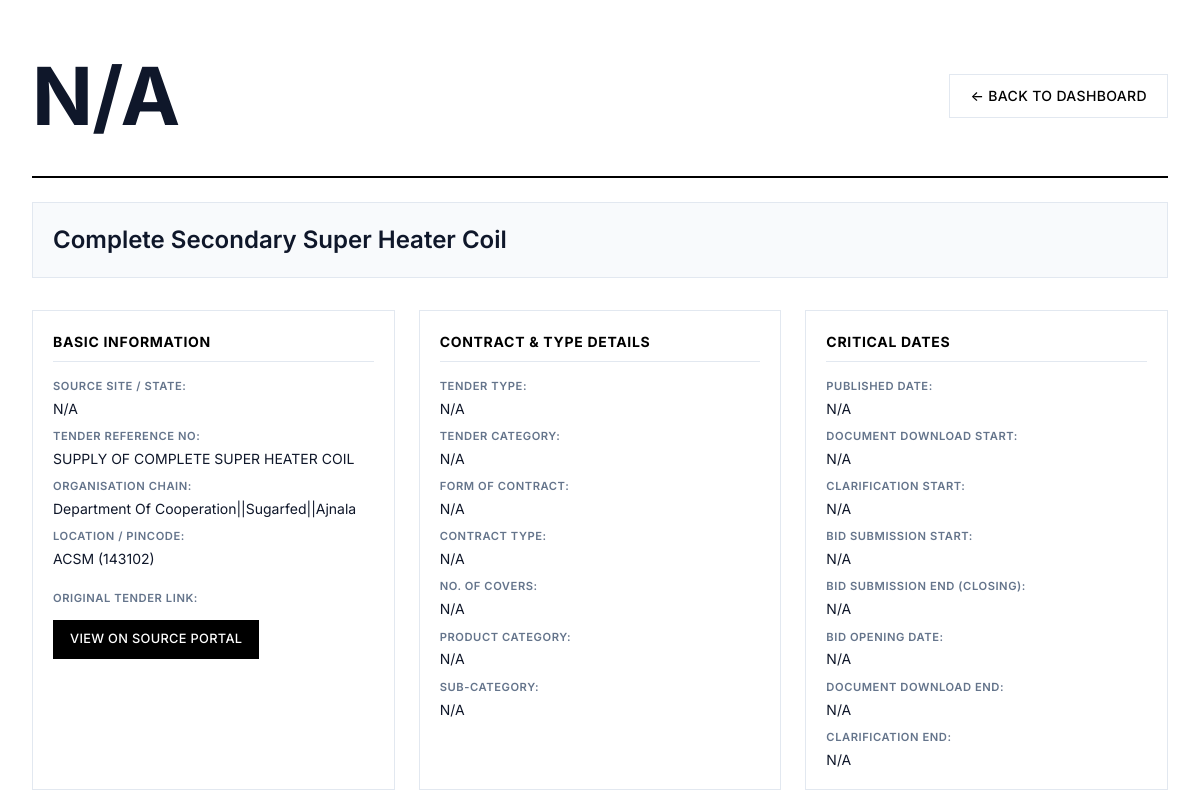
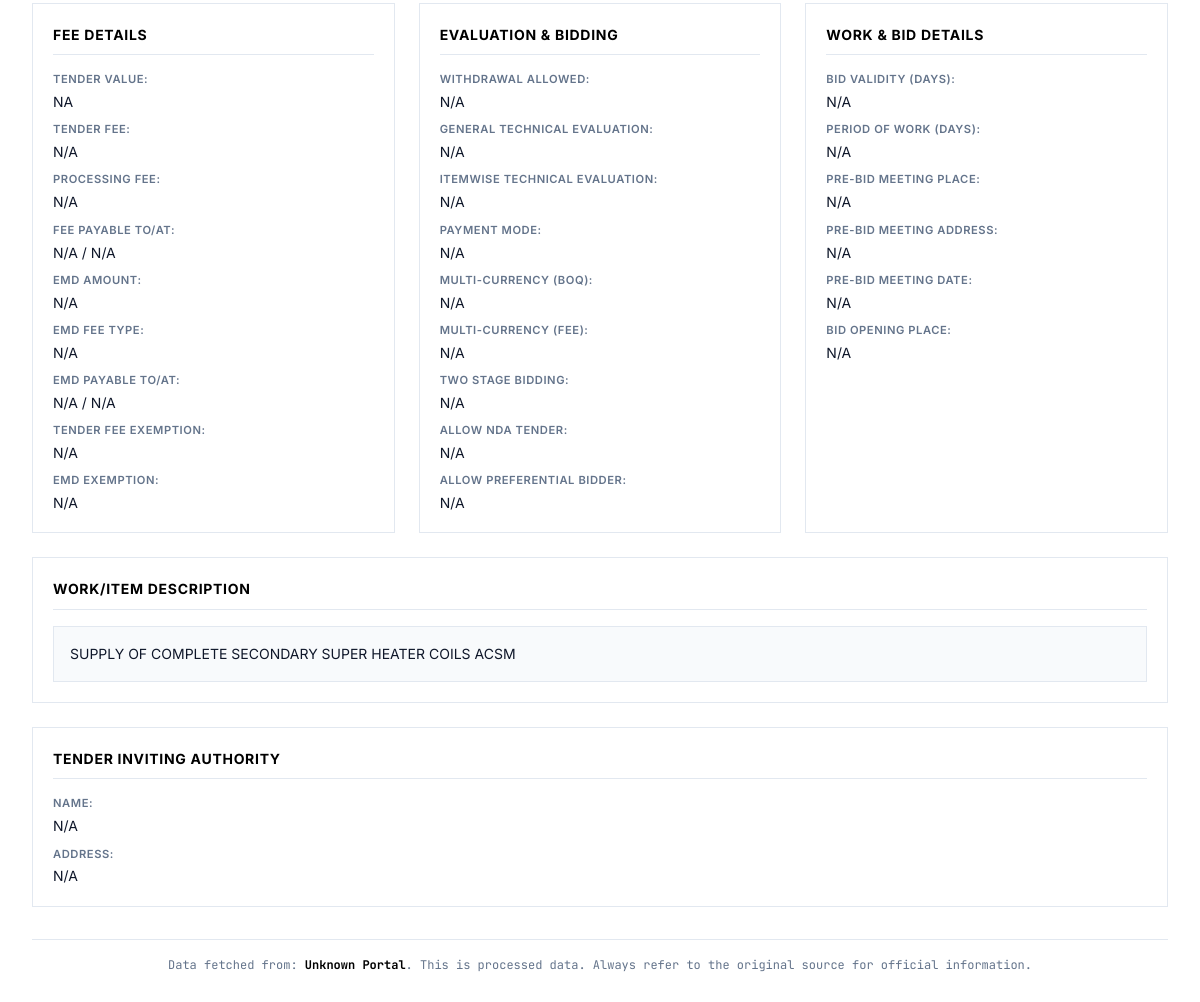
Page /tender/54 on the earlier database version (2 pictures, top to bottom).
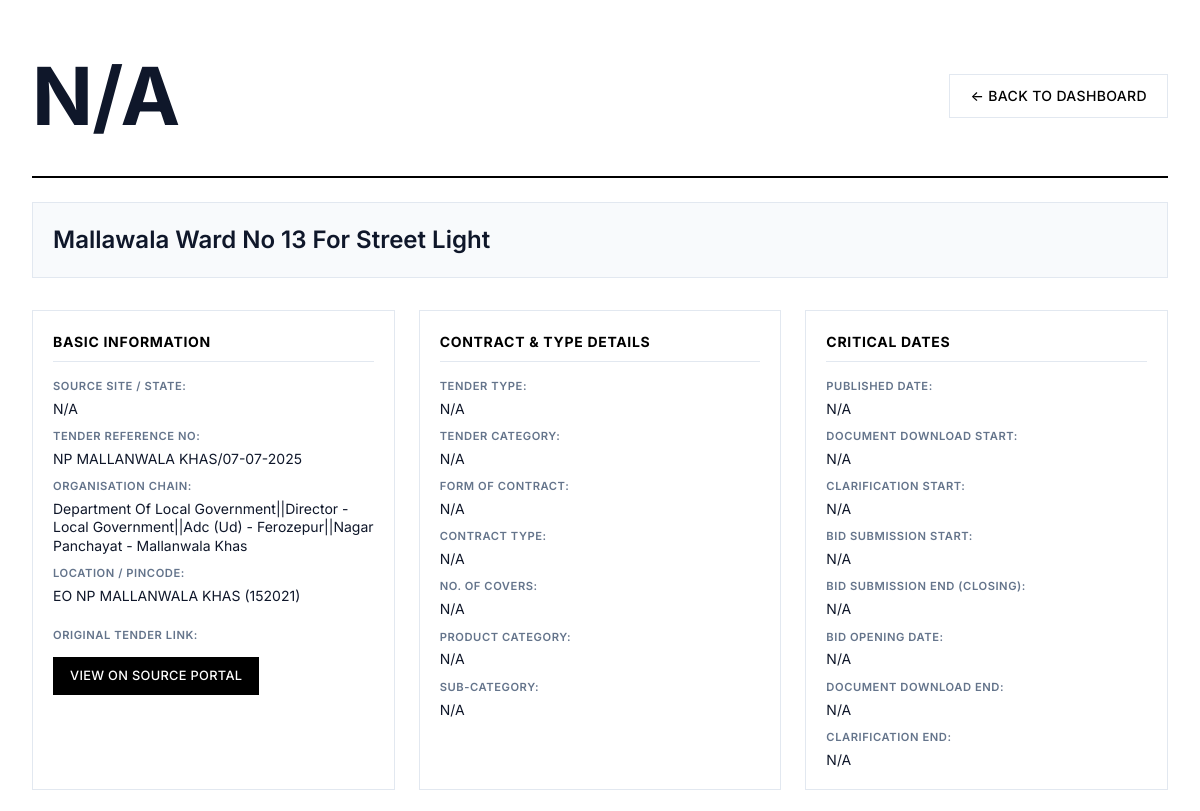
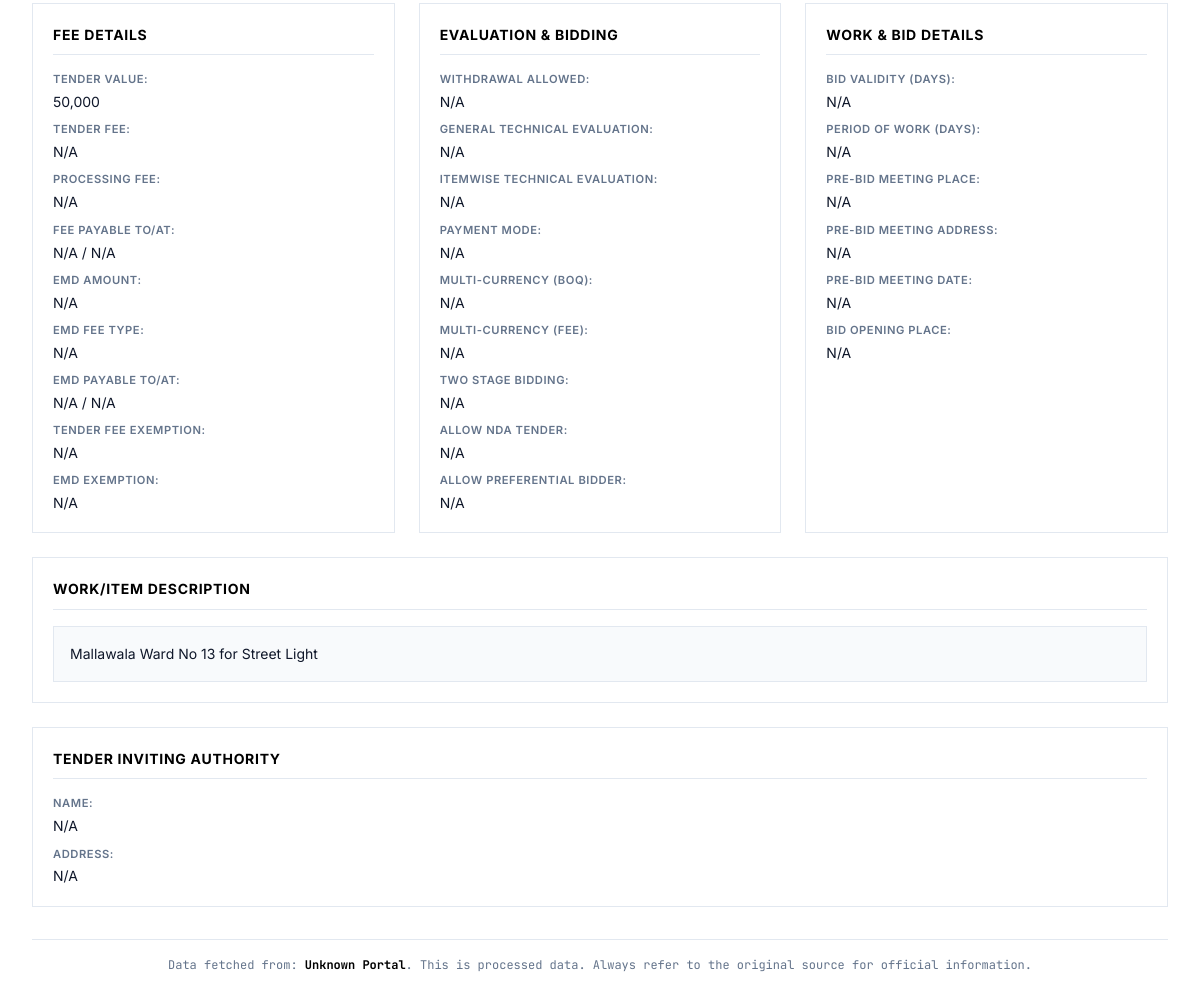
Same page on the later database version (2 pictures, top to bottom).
### database.py (models this page shows, shortened)
class Tender(Base):
    __tablename__ = "tenders"
    id = Column(Integer, primary_key=True, index=True)
    tender_id = Column(String, unique=True, index=True, nullable=False)
    source_site = Column(String, index=True, nullable=False)
    tender_title = Column(Text)
    organisation_chain = Column(Text)
    tender_value_numeric = Column(Float, nullable=True)
    emd_amount_numeric = Column(Float, nullable=True)
    published_date = Column(DateTime, nullable=True)
    closing_date = Column(DateTime, nullable=True)
    opening_date = Column(DateTime, nullable=True)
    location = Column(String, nullable=True)
    pincode = Column(String, nullable=True)
    status = Column(String, default="Live", index=True) # e.g., "Live", "Result Announced", "Cancelled"
    full_details_json = Column(JSON, nullable=True)
    created_at = Column(DateTime(timezone=True), server_default=func.now())
    updated_at = Column(DateTime(timezone=True), onupdate=func.now())
    result = relationship("TenderResult", back_populates="tender", uselist=False, cascade="all, delete-orphan")
    bids = relationship("TenderBid", back_populates="tender", cascade="all, delete-orphan")

### dashboard.py (the view)
@app.get("/tender/{tender_pk_id}", name="view_tender_detail", response_class=HTMLResponse)
async def view_tender_detail(request: Request, tender_pk_id: int, db: Session = Depends(get_db)):
    if not templates: raise HTTPException(503, "Template engine error")
    tender = db.query(Tender).filter(Tender.id == tender_pk_id).first()
    if not tender: raise HTTPException(404, "Tender not found in database.")
    return templates.TemplateResponse("tender_detail.html", {"request": request, "tender": tender.full_details_json or {}})

### templates/tender_detail.html (shortened to what this page needs)
<!DOCTYPE html>
<html lang="en">
<head>
</head>
<body>
    <div class="page-wrapper">
        <div class="container">
            <div class="page-header">
                <h1>{{ tender.get('primary_tender_id', 'N/A') }}</h1>
                <a href="{{ url_for('homepage') }}" class="btn btn-secondary">← Back to Dashboard</a>
            </div>
            <div class="tender-main-title">
                {% if tender.get('work_title') and tender.get('work_title') != 'N/A' %}
                    {{ tender.get('work_title') | neat_format }}
                {% elif tender.get('primary_title') and tender.get('primary_title') != 'N/A' %}
                     {{ tender.get('primary_title') | neat_format }}
                {% else %}
                    <span class="na-text">Title Not Available</span>
                {% endif %}
            </div>
            <div class="details-grid">
                <div class="detail-section">
                    <h3>Basic Information</h3>
                    <div class="detail-field"><strong>Source Site / State:</strong> <span class="value-text">{{ tender.get('source_site_key', 'N/A') }}</span></div>
                    <div class="detail-field"><strong>Tender Reference No:</strong> <span class="value-text">{{ tender.get('tender_reference_number', 'N/A') }}</span></div>
                    <div class="detail-field"><strong>Organisation Chain:</strong> <span class="value-text">{{ tender.get('organisation_chain', tender.get('list_page_org_chain', 'N/A')) | neat_format }}</span></div>
                    <div class="detail-field"><strong>Location / Pincode:</strong> <span class="value-text">{{ tender.get('location', 'N/A') }}{% if tender.get('pincode') and tender.get('pincode') != 'N/A' %} ({{ tender.pincode }}){% endif %}</span></div>
                    {% if tender.get('detail_page_link') and tender.get('detail_page_link') != 'N/A' %}
                    <div class="detail-field" style="margin-top: 12px;">
                        <strong>Original Tender Link:</strong>
                        <a href="{{ tender.detail_page_link }}" target="_blank" rel="noopener noreferrer" class="btn btn-link-style">
                            View on Source Portal
                        </a>
                    </div>
                    {% endif %}
                </div>
                <div class="detail-section">
                    <h3>Contract & Type Details</h3>
                    <div class="detail-field"><strong>Tender Type:</strong> <span class="value-text">{{ tender.get('tender_type', 'N/A') }}</span></div>
                    <div class="detail-field"><strong>Tender Category:</strong> <span class="value-text">{{ tender.get('tender_category', 'N/A') }}</span></div>
                    <div class="detail-field"><strong>Form of Contract:</strong> <span class="value-text">{{ tender.get('form_of_contract', 'N/A') }}</span></div>
                    <div class="detail-field"><strong>Contract Type:</strong> <span class="value-text">{{ tender.get('contract_type', 'N/A') }}</span></div>
                    <div class="detail-field"><strong>No. of Covers:</strong> <span class="value-text">{{ tender.get('no_of_covers', 'N/A') }}</span></div>
                    <div class="detail-field"><strong>Product Category:</strong> <span class="value-text">{{ tender.get('product_category', 'N/A') | neat_format }}</span></div>
                    <div class="detail-field"><strong>Sub-Category:</strong> <span class="value-text">{{ tender.get('sub_category', 'N/A') | neat_format }}</span></div>
                </div>
                <div class="detail-section">
                    <h3>Critical Dates</h3>
                    <div class="detail-field"><strong>Published Date:</strong> <span class="value-text">{{ tender.get('primary_published_date', 'N/A') }}</span></div>
                    <div class="detail-field"><strong>Document Download Start:</strong> <span class="value-text">{{ tender.get('doc_download_start_date', 'N/A') }}</span></div>
                    <div class="detail-field"><strong>Clarification Start:</strong> <span class="value-text">{{ tender.get('clarification_start_date', 'N/A') }}</span></div>
                    <div class="detail-field"><strong>Bid Submission Start:</strong> <span class="value-text">{{ tender.get('bid_submission_start_date', 'N/A') }}</span></div>
                    <div class="detail-field"><strong>Bid Submission End (Closing):</strong> <span class="value-text">{{ tender.get('primary_closing_date', 'N/A') }}</span></div>
                    <div class="detail-field"><strong>Bid Opening Date:</strong> <span class="value-text">{{ tender.get('primary_opening_date', 'N/A') }}</span></div>
                    <div class="detail-field"><strong>Document Download End:</strong> <span class="value-text">{{ tender.get('doc_download_end_date', 'N/A') }}</span></div>
                    <div class="detail-field"><strong>Clarification End:</strong> <span class="value-text">{{ tender.get('clarification_end_date', 'N/A') }}</span></div>
                </div>
                <div class="detail-section">
                    <h3>Fee Details</h3>
                    <div class="detail-field"><strong>Tender Value:</strong> <span class="value-text">{{ tender.get('tender_value', 'N/A') }}</span></div>
                    <div class="detail-field"><strong>Tender Fee:</strong> <span class="value-text">{{ tender.get('tender_fee', 'N/A') }}</span></div>
                    <div class="detail-field"><strong>Processing Fee:</strong> <span class="value-text">{{ tender.get('processing_fee', 'N/A') }}</span></div>
                    <div class="detail-field"><strong>Fee Payable To/At:</strong> <span class="value-text">{{ tender.get('fee_payable_to', 'N/A') | neat_format }} / {{ tender.get('fee_payable_at', 'N/A') | neat_format }}</span></div>
                    <div class="detail-field"><strong>EMD Amount:</strong> <span class="value-text">{{ tender.get('emd_amount', 'N/A') }}</span></div>
                    <div class="detail-field"><strong>EMD Fee Type:</strong> <span class="value-text">{{ tender.get('emd_fee_type', 'N/A') }}</span></div>
                    <div class="detail-field"><strong>EMD Payable To/At:</strong> <span class="value-text">{{ tender.get('emd_payable_to', 'N/A') | neat_format }} / {{ tender.get('emd_payable_at', 'N/A') | neat_format }}</span></div>
                    <div class="detail-field"><strong>Tender Fee Exemption:</strong> <span class="value-text">{{ tender.get('tender_fee_exemption', 'N/A') }}</span></div>
                    <div class="detail-field"><strong>EMD Exemption:</strong> <span class="value-text">{{ tender.get('emd_exemption', 'N/A') }}</span></div>
                </div>
                <div class="detail-section">
                    <h3>Evaluation & Bidding</h3>
                    <div class="detail-field"><strong>Withdrawal Allowed:</strong> <span class="value-text">{{ tender.get('withdrawal_allowed', 'N/A') }}</span></div>
                    <div class="detail-field"><strong>General Technical Evaluation:</strong> <span class="value-text">{{ tender.get('general_tech_evaluation', 'N/A') }}</span></div>
                    <div class="detail-field"><strong>Itemwise Technical Evaluation:</strong> <span class="value-text">{{ tender.get('itemwise_tech_evaluation', 'N/A') }}</span></div>
                    <div class="detail-field"><strong>Payment Mode:</strong> <span class="value-text">{{ tender.get('payment_mode', 'N/A') }}</span></div>
                    <div class="detail-field"><strong>Multi-Currency (BOQ):</strong> <span class="value-text">{{ tender.get('multi_currency_boq', 'N/A') }}</span></div>
                    <div class="detail-field"><strong>Multi-Currency (Fee):</strong> <span class="value-text">{{ tender.get('multi_currency_fee', 'N/A') }}</span></div>
                    <div class="detail-field"><strong>Two Stage Bidding:</strong> <span class="value-text">{{ tender.get('two_stage_bidding', 'N/A') }}</span></div>
                    <div class="detail-field"><strong>Allow NDA Tender:</strong> <span class="value-text">{{ tender.get('allow_nda_tender', 'N/A') }}</span></div>
                    <div class="detail-field"><strong>Allow Preferential Bidder:</strong> <span class="value-text">{{ tender.get('allow_preferential_bidder', 'N/A') }}</span></div>
                </div>
                <div class="detail-section">
                    <h3>Work & Bid Details</h3>
                    <div class="detail-field"><strong>Bid Validity (Days):</strong> <span class="value-text">{{ tender.get('bid_validity_days', 'N/A') }}</span></div>
                    <div class="detail-field"><strong>Period of Work (Days):</strong> <span class="value-text">{{ tender.get('period_of_work_days', 'N/A') }}</span></div>
                    <div class="detail-field"><strong>Pre-Bid Meeting Place:</strong> <span class="value-text">{{ tender.get('pre_bid_meeting_place', 'N/A') | neat_format }}</span></div>
                    <div class="detail-field"><strong>Pre-Bid Meeting Address:</strong> <span class="value-text">{{ tender.get('pre_bid_meeting_address', 'N/A') | neat_format }}</span></div>
                    <div class="detail-field"><strong>Pre-Bid Meeting Date:</strong> <span class="value-text">{{ tender.get('pre_bid_meeting_date', 'N/A') }}</span></div>
                    <div class="detail-field"><strong>Bid Opening Place:</strong> <span class="value-text">{{ tender.get('bid_opening_place', 'N/A') | neat_format }}</span></div>
                </div>
                <div class="detail-section full-width-section">
                    <h3>Work/Item Description</h3>
                    <div class="description-text">
                        <pre>{{ tender.get('work_description', tender.get('list_page_title', 'N/A')) if (tender.get('work_description') and tender.get('work_description') != 'N/A') or (tender.get('list_page_title') and tender.get('list_page_title') != 'N/A') else '<span class="na-text">Not Available</span>' | safe }}</pre>
                    </div>
                </div>
                <div class="detail-section full-width-section">
                    <h3>Tender Inviting Authority</h3>
                    <div class="detail-field"><strong>Name:</strong> <span class="value-text">{{ tender.get('tender_inviting_authority_name', 'N/A') | neat_format }}</span></div>
                    <div class="detail-field"><strong>Address:</strong> <span class="value-text">{{ tender.get('tender_inviting_authority_address', 'N/A') | neat_format }}</span></div>
                </div>
            </div>
            <div class="source-note">
                Data fetched from: <span class="source-site-highlight">{{ tender.get('source_site_key', 'Unknown Portal') }}</span>.
                This is processed data. Always refer to the original source for official information.
            </div>
        </div>
    </div>
</body>
</html>

### templates/tender_detail.html (style rules this page uses)
* { box-sizing: border-box; margin: 0; padding: 0; }
html { font-size: 16px; scroll-behavior: smooth; }
:root { --color-primary: #000000; --color-secondary: #1a1a1a; --color-accent: #2563eb; --color-surface: #ffffff; --color-surface-alt: #f8fafc; --color-border: #e2e8f0; --color-text: #0f172a; --color-text-muted: #64748b; --shadow-md: 0 4px 6px -1px rgb(0 0 0 / 0.1), 0 2px 4px -2px rgb(0 0 0 / 0.1); }
body { font-family: 'Inter', -apple-system, BlinkMacSystemFont, sans-serif; background: var(--color-surface-alt); color: var(--color-text); line-height: 1.6; font-weight: 400; min-height: 100vh; -webkit-font-smoothing: antialiased; -moz-osx-font-smoothing: grayscale; }
.page-wrapper { background: var(--color-surface); padding: 32px; min-height: calc(100vh - 64px); }
.container { max-width: none; width: 100%; margin: 0 auto; }
.page-header { display: flex; justify-content: space-between; align-items: center; margin-bottom: 24px; padding-bottom: 16px; border-bottom: 2px solid var(--color-primary); }
.page-header h1 { font-size: 5rem; font-weight: 700; letter-spacing: -0.01em; color: var(--color-text); text-transform: none; overflow-wrap: break-word; word-break: break-all; }
.btn { display: inline-flex; align-items: center; justify-content: center; padding: 10px 20px; border: 1px solid transparent; font-family: inherit; font-size: 0.875rem; font-weight: 500; text-decoration: none; color: var(--color-surface); background: var(--color-primary); border-radius: 0; cursor: pointer; transition: all 0.2s ease; text-transform: uppercase; letter-spacing: 0.025em; }
.btn-secondary { background: transparent; color: var(--color-primary); border-color: var(--color-border); }
.tender-main-title { font-size: 1.5rem; font-weight: 600; color: var(--color-text); margin-bottom: 32px; padding: 20px; background-color: var(--color-surface-alt); border: 1px solid var(--color-border); line-height: 1.4; text-align: left; }
.details-grid { display: grid; grid-template-columns: repeat(3, 1fr); gap: 24px; margin-bottom: 32px; }
.detail-section { background-color: var(--color-surface); border: 1px solid var(--color-border); padding: 20px; display: flex; flex-direction: column; }
.detail-section h3 { font-size: 0.875rem; font-weight: 700; color: var(--color-primary); margin-top: 0; margin-bottom: 16px; padding-bottom: 8px; border-bottom: 1px solid var(--color-border); text-transform: uppercase; letter-spacing: 0.05em; }
.detail-field { margin-bottom: 10px; display: flex; flex-direction: column; gap: 2px; }
.detail-field:last-child { margin-bottom: 0; }
.detail-field strong { font-size: 0.7rem; font-weight: 600; color: var(--color-text-muted); text-transform: uppercase; letter-spacing: 0.05em; margin-bottom: 2px; }
.detail-field span, .detail-field .value-text, .detail-field a.value-link { font-size: 0.875rem; color: var(--color-text); word-wrap: break-word; line-height: 1.3; }
.btn-link-style { margin-top: 8px; padding: 8px 16px; font-size: 0.8rem; width: fit-content; }
.full-width-section { grid-column: 1 / -1; }
.description-text pre { background: var(--color-surface-alt); padding: 16px; border: 1px solid var(--color-border); font-size: 0.875rem; white-space: pre-wrap; word-wrap: break-word; line-height: 1.6; color: var(--color-text); font-family: inherit; max-height: 300px; overflow-y: auto; }
.source-note { font-size: 0.75rem; color: var(--color-text-muted); margin-top: 32px; padding-top: 16px; border-top: 1px solid var(--color-border); display: block; text-align: center; font-family: 'JetBrains Mono', monospace; }
.source-site-highlight { font-weight: 700; color: var(--color-primary); }

Differences in the rows shown:
changed Tender: get|neat_format "Complete Secondary Super Heater Coil" → "Mallawala Ward No 13 For Street Light"; get|neat_format "Department Of Cooperation||Sugarfed||Ajnala" → "Department Of Local Government||Director - Local Government||Adc (Ud) - Ferozepur||Nagar Panchayat - Mallanwala Khas"; get "ACSM" → "EO NP MALLANWALA KHAS"; tender_title (not shown) → "Mallawala Ward No 13 for Street Light"
Other differences:
{{ tender.get('tender_reference_number', 'N/A') }}: "SUPPLY OF COMPLETE SUPER HEATER COIL" → "NP MALLANWALA KHAS/07-07-2025"
{{ tender.pincode }}: "143102" → "152021"
{{ tender.get('tender_value', 'N/A') }}: "NA" → "50,000"
text no longer shown: "SUPPLY OF COMPLETE SECONDARY SUPER HEATER COILS ACSM"
